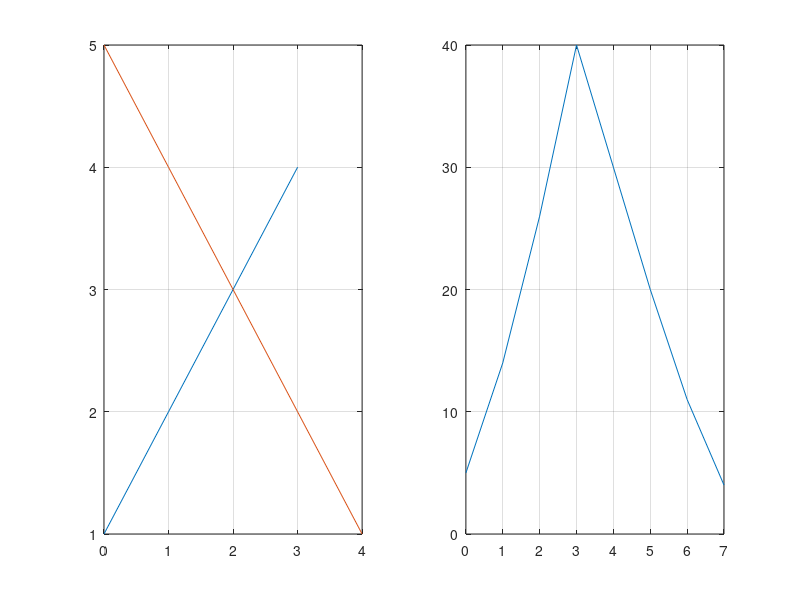

The MATLAB script that drew this image:
t1=0:3
t2=0:4
A=[1 2 3 4]
B=[5 4 3 2 1]
t3=0:7
C=conv(A,B)
subplot(1,2,1)
plot(t1,A,t2,B)
grid
subplot(1,2,2)
plot(t3,C)
grid